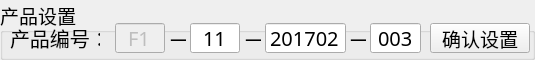
  <widget class="QGroupBox" name="gBox_setSerialNum">
   <property name="geometry">
    <rect>
     <x>260</x>
     <y>150</y>
     <width>535</width>
     <height>60</height>
    </rect>
   </property>
   <property name="font">
    <font>
     <family>文泉驿等宽微米黑</family>
     <pointsize>14</pointsize>
     <weight>50</weight>
     <italic>false</italic>
     <bold>false</bold>
    </font>
   </property>
   <property name="styleSheet">
    <string notr="true"/>
   </property>
   <property name="title">
    <string>产品设置</string>
   </property>
   <widget class="QLineEdit" name="lineEdit_type">
    <property name="enabled">
     <bool>false</bool>
    </property>
    <property name="geometry">
     <rect>
      <x>115</x>
      <y>23</y>
      <width>50</width>
      <height>30</height>
     </rect>
    </property>
    <property name="font">
     <font>
      <family>文泉驿等宽微米黑</family>
      <pointsize>15</pointsize>
      <weight>50</weight>
      <italic>false</italic>
      <bold>false</bold>
     </font>
    </property>
    <property name="focusPolicy">
     <enum>Qt::ClickFocus</enum>
    </property>
    <property name="text">
     <string>F1</string>
    </property>
    <property name="alignment">
     <set>Qt::AlignCenter</set>
    </property>
   </widget>
   <widget class="QPushButton" name="pBtn_setType">
    <property name="geometry">
     <rect>
      <x>430</x>
      <y>23</y>
      <width>100</width>
      <height>30</height>
     </rect>
    </property>
    <property name="font">
     <font>
      <family>文泉驿等宽微米黑</family>
      <pointsize>14</pointsize>
      <weight>50</weight>
      <italic>false</italic>
      <bold>false</bold>
     </font>
    </property>
    <property name="focusPolicy">
     <enum>Qt::NoFocus</enum>
    </property>
    <property name="text">
     <string>确认设置</string>
    </property>
   </widget>
   <widget class="QLineEdit" name="lineEdit_date">
    <property name="geometry">
     <rect>
      <x>265</x>
      <y>23</y>
      <width>81</width>
      <height>30</height>
     </rect>
    </property>
    <property name="font">
     <font>
      <family>文泉驿等宽微米黑</family>
      <pointsize>15</pointsize>
      <weight>50</weight>
      <italic>false</italic>
      <bold>false</bold>
     </font>
    </property>
    <property name="focusPolicy">
     <enum>Qt::ClickFocus</enum>
    </property>
    <property name="text">
     <string>201702</string>
    </property>
    <property name="alignment">
     <set>Qt::AlignCenter</set>
    </property>
   </widget>
   <widget class="QLineEdit" name="lineEdit_smallType">
    <property name="enabled">
     <bool>true</bool>
    </property>
    <property name="geometry">
     <rect>
      <x>190</x>
      <y>23</y>
      <width>50</width>
      <height>30</height>
     </rect>
    </property>
    <property name="font">
     <font>
      <family>文泉驿等宽微米黑</family>
      <pointsize>15</pointsize>
      <weight>50</weight>
      <italic>false</italic>
      <bold>false</bold>
     </font>
    </property>
    <property name="focusPolicy">
     <enum>Qt::ClickFocus</enum>
    </property>
    <property name="text">
     <string>11</string>
    </property>
    <property name="alignment">
     <set>Qt::AlignCenter</set>
    </property>
   </widget>
   <widget class="QLabel" name="lb_serialNum">
    <property name="geometry">
     <rect>
      <x>10</x>
      <y>23</y>
      <width>90</width>
      <height>30</height>
     </rect>
    </property>
    <property name="font">
     <font>
      <family>文泉驿等宽微米黑</family>
      <pointsize>15</pointsize>
      <weight>50</weight>
      <italic>false</italic>
      <bold>false</bold>
     </font>
    </property>
    <property name="text">
     <string>产品编号：</string>
    </property>
   </widget>
   <widget class="QLabel" name="lb_line1">
    <property name="geometry">
     <rect>
      <x>170</x>
      <y>23</y>
      <width>16</width>
      <height>30</height>
     </rect>
    </property>
    <property name="font">
     <font>
      <family>文泉驿等宽微米黑</family>
      <pointsize>15</pointsize>
      <weight>50</weight>
      <italic>false</italic>
      <bold>false</bold>
     </font>
    </property>
    <property name="text">
     <string>—</string>
    </property>
   </widget>
   <widget class="QLabel" name="lb_line2">
    <property name="geometry">
     <rect>
      <x>245</x>
      <y>23</y>
      <width>16</width>
      <height>30</height>
     </rect>
    </property>
    <property name="font">
     <font>
      <family>文泉驿等宽微米黑</family>
      <pointsize>15</pointsize>
      <weight>50</weight>
      <italic>false</italic>
      <bold>false</bold>
     </font>
    </property>
    <property name="text">
     <string>—</string>
    </property>
   </widget>
   <widget class="QLineEdit" name="lineEdit_times">
    <property name="geometry">
     <rect>
      <x>370</x>
      <y>23</y>
      <width>51</width>
      <height>30</height>
     </rect>
    </property>
    <property name="font">
     <font>
      <family>文泉驿等宽微米黑</family>
      <pointsize>15</pointsize>
      <weight>50</weight>
      <italic>false</italic>
      <bold>false</bold>
     </font>
    </property>
    <property name="focusPolicy">
     <enum>Qt::ClickFocus</enum>
    </property>
    <property name="text">
     <string>003</string>
    </property>
    <property name="alignment">
     <set>Qt::AlignCenter</set>
    </property>
   </widget>
   <widget class="QLabel" name="lb_line2_2">
    <property name="geometry">
     <rect>
      <x>350</x>
      <y>23</y>
      <width>16</width>
      <height>30</height>
     </rect>
    </property>
    <property name="font">
     <font>
      <family>文泉驿等宽微米黑</family>
      <pointsize>15</pointsize>
      <weight>50</weight>
      <italic>false</italic>
      <bold>false</bold>
     </font>
    </property>
    <property name="text">
     <string>—</string>
    </property>
   </widget>
  </widget>
